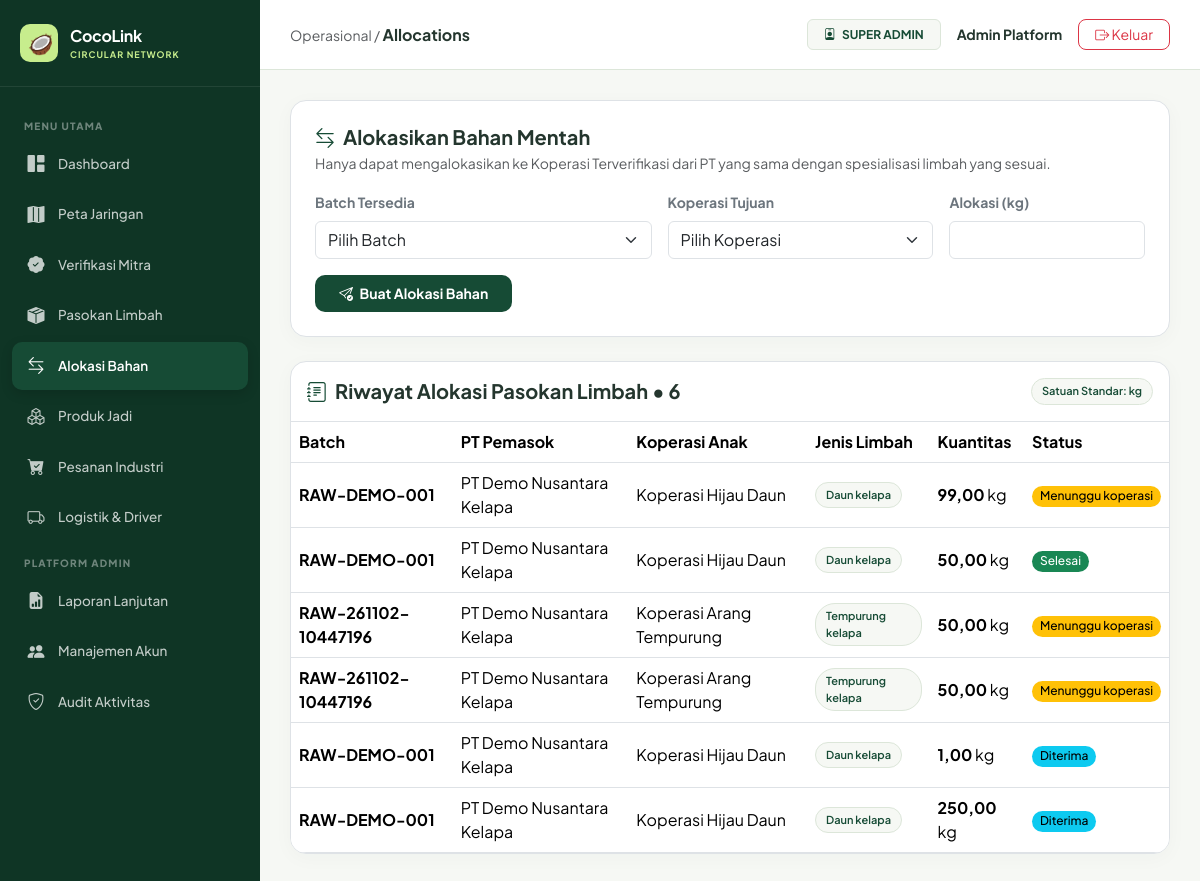
Page /index.php?page=allocations (signed in) on the committed database.
### tables this page shows
CREATE TABLE `users` (
  `id` bigint(20) UNSIGNED NOT NULL,
  `name` varchar(120) NOT NULL,
  `email` varchar(190) NOT NULL,
  `password_hash` varchar(255) NOT NULL,
  `role` enum('super_admin','induk','supplier','coop','buyer','driver') NOT NULL,
  `supplier_id` bigint(20) UNSIGNED DEFAULT NULL,
  `coop_id` bigint(20) UNSIGNED DEFAULT NULL,
  `buyer_id` bigint(20) UNSIGNED DEFAULT NULL,
  `is_active` tinyint(1) NOT NULL DEFAULT 1,
  `created_at` timestamp NOT NULL DEFAULT current_timestamp()
);

CREATE TABLE `allocations` (
  `id` bigint(20) UNSIGNED NOT NULL,
  `batch_id` bigint(20) UNSIGNED NOT NULL,
  `coop_id` bigint(20) UNSIGNED NOT NULL,
  `quantity` decimal(13,2) NOT NULL,
  `status` enum('proposed','accepted','rejected','completed') NOT NULL DEFAULT 'proposed',
  `note` text DEFAULT NULL,
  `created_by` bigint(20) UNSIGNED NOT NULL,
  `created_at` timestamp NOT NULL DEFAULT current_timestamp(),
  `updated_at` timestamp NOT NULL DEFAULT current_timestamp() ON UPDATE current_timestamp()
);

CREATE TABLE `raw_batches` (
  `id` bigint(20) UNSIGNED NOT NULL,
  `supplier_id` bigint(20) UNSIGNED NOT NULL,
  `raw_type_id` int(10) UNSIGNED NOT NULL,
  `batch_code` varchar(30) NOT NULL,
  `quantity` decimal(13,2) NOT NULL,
  `unit` varchar(12) NOT NULL DEFAULT 'kg',
  `notes` text DEFAULT NULL,
  `created_at` timestamp NOT NULL DEFAULT current_timestamp()
);

CREATE TABLE `suppliers` (
  `id` bigint(20) UNSIGNED NOT NULL,
  `legal_name` varchar(160) NOT NULL,
  `nib` varchar(30) NOT NULL,
  `province` varchar(90) NOT NULL,
  `city` varchar(90) NOT NULL,
  `address` text NOT NULL,
  `latitude` decimal(10,7) NOT NULL,
  `longitude` decimal(10,7) NOT NULL,
  `status` enum('pending','verified','rejected') NOT NULL DEFAULT 'pending',
  `verified_by` bigint(20) UNSIGNED DEFAULT NULL,
  `verified_at` datetime DEFAULT NULL,
  `created_at` timestamp NOT NULL DEFAULT current_timestamp()
);

CREATE TABLE `cooperatives` (
  `id` bigint(20) UNSIGNED NOT NULL,
  `supplier_id` bigint(20) UNSIGNED NOT NULL,
  `name` varchar(160) NOT NULL,
  `province` varchar(90) NOT NULL,
  `city` varchar(90) NOT NULL,
  `address` text NOT NULL,
  `specialty_raw_type_id` int(10) UNSIGNED NOT NULL,
  `latitude` decimal(10,7) DEFAULT NULL,
  `longitude` decimal(10,7) DEFAULT NULL,
  `status` enum('pending','verified','rejected') NOT NULL DEFAULT 'pending',
  `verified_by` bigint(20) UNSIGNED DEFAULT NULL,
  `created_at` timestamp NOT NULL DEFAULT current_timestamp()
);

CREATE TABLE `raw_types` (
  `id` int(10) UNSIGNED NOT NULL,
  `name` varchar(90) NOT NULL,
  `examples` varchar(255) NOT NULL,
  `created_at` timestamp NOT NULL DEFAULT current_timestamp()
);

### index.php (called while the page is built, shortened)
<?php
require __DIR__ . '/app/bootstrap.php';
require __DIR__ . '/app/actions.php';
require __DIR__ . '/app/views/layout.php';
$page = (string)($_GET['page'] ?? 'home');
try {
    $u = current_user();
    render_page($page, $u);
} catch (Throwable $ex) {
    try {
        if (db()->inTransaction()) {
            db()->rollBack();
        }
    } catch (Throwable $ignored) {}
    $error = $ex instanceof PDOException
        ? 'Koneksi atau operasi database gagal. Pastikan MySQL aktif di XAMPP, database cocolink sudah terimpor, dan data tidak duplikat.'
        : $ex->getMessage();
    if ($_SERVER['REQUEST_METHOD'] === 'POST') {
        $back = (string)($_GET['page'] ?? 'dashboard');
        if (!preg_match('/^[a-z_]+$/', $back)) {
            $back = 'dashboard';
        }
        flash($error, 'danger');
        redirect($back);
    }
    http_response_code(400);
?>
<!doctype html>
<html lang="id">
<head>
    <meta charset="utf-8">
    <meta name="viewport" content="width=device-width, initial-scale=1">
    <title>CoCoLink &bull; Kesalahan Sistem</title>
    <link href="https://cdn.jsdelivr.net/npm/bootstrap@5.3.2/dist/css/bootstrap.min.css" rel="stylesheet">
    <link rel="stylesheet" href="https://cdn.jsdelivr.net/npm/bootstrap-icons@1.11.2/font/bootstrap-icons.min.css">
</head>
<body style="background:#F6F8F4; padding:60px 20px;">
    <div class="container" style="max-width: 600px;">
        <div class="card shadow-sm border-danger">
            <div class="card-body p-4 text-center">
                <div class="display-4 text-danger mb-3"><i class="bi bi-exclamation-triangle-fill"></i></div>
                <h4 class="fw-bold text-dark">Tidak Dapat Membuka Halaman</h4>
                <p class="text-muted mt-3 mb-4"><?= e($error) ?></p>
                <a href="<?= e(url('dashboard')) ?>" class="btn btn-success fw-bold px-4" style="background:#164B35; border:none; border-radius:10px;">
                    <i class="bi bi-house-door-fill me-1"></i> Kembali ke Dashboard
                </a>
            </div>
        </div>
    </div>
</body>
</html>
<?php
}

### app/views/pages/allocations.php (the view, shortened to what this page needs)
<?php
function page_allocations(array $u): void {
    $manager  = is_manager($u);
    $supplier = $u['role'] === 'supplier';
    if ($manager) {
        $allocs = rows('SELECT a.*, b.batch_code, b.supplier_id, b.raw_type_id, r.name AS raw_name, c.name AS coop_name, s.legal_name
                       FROM allocations a
                       JOIN raw_batches b ON b.id=a.batch_id
                       JOIN raw_types r ON r.id=b.raw_type_id
                       JOIN cooperatives c ON c.id=a.coop_id
                       JOIN suppliers s ON s.id=b.supplier_id
                       ORDER BY a.id DESC');
    }
    if ($manager):
?>
<div class="panel p-4 bg-white border mb-4" style="border-radius:16px;">
    <h5 class="fw-bold mb-1"><i class="bi bi-arrow-left-right me-2" style="color:var(--coco-primary)"></i>Alokasikan Bahan Mentah</h5>
    <p class="helper text-muted small mb-3">Hanya dapat mengalokasikan ke Koperasi Terverifikasi dari PT yang sama dengan spesialisasi limbah yang sesuai.</p>
    <form method="post" class="row g-3">
        <div class="col-md-5">
            <label class="form-label fw-bold small text-secondary">Batch Tersedia</label>
            <select name="batch_id" id="batch" class="form-select" required onchange="filterCoops()">
                <option value="">Pilih Batch</option>
            </select>
        </div>
        <div class="col-md-4">
            <label class="form-label fw-bold small text-secondary">Koperasi Tujuan</label>
            <select name="coop_id" id="coop" class="form-select" required>
                <option value="">Pilih Koperasi</option>
            </select>
        </div>
        <div class="col-md-3">
            <?php field('Alokasi (kg)', 'quantity', 'number', '', 'required step="0.01" min="0.01"'); ?>
        </div>
        <div class="col-12 mt-3">
            <button class="btn btn-coco fw-bold px-4 py-2"><i class="bi bi-send-check me-1"></i> Buat Alokasi Bahan</button>
        </div>
    </form>
</div>
<?php endif; ?>
<div class="panel bg-white border" style="border-radius:16px; overflow:hidden;">
    <div class="p-3 border-bottom d-flex justify-content-between align-items-center">
        <h5 class="fw-bold mb-0"><i class="bi bi-journal-text me-2" style="color:var(--coco-primary)"></i>Riwayat Alokasi Pasokan Limbah &bull; <?= count($allocs) ?></h5>
        <span class="chip">Satuan Standar: kg</span>
    </div>
    <div class="table-responsive">
        <table class="table table-hover align-middle mb-0">
            <thead>
                <tr>
                    <th>Batch</th>
                    <th>PT Pemasok</th>
                    <th>Koperasi Anak</th>
                    <th>Jenis Limbah</th>
                    <th>Kuantitas</th>
                    <th>Status</th>
                </tr>
            </thead>
            <tbody>
            <?php foreach ($allocs as $a): ?>
                <tr>
                    <td class="fw-bold"><?= e($a['batch_code']) ?></td>
                    <td><?= e($a['legal_name']) ?></td>
                    <td><?= e($a['coop_name']) ?></td>
                    <td><span class="chip"><?= e($a['raw_name']) ?></span></td>
                    <td><strong><?= number($a['quantity']) ?></strong> kg</td>
                    <td><?= badge($a['status']) ?></td>
                </tr>
            <?php endforeach; ?>
            </tbody>
        </table>
    </div>
</div>
<?php } ?>

### app/views/layout.php (shortened to what this page needs)
<?php
function render_layout(string $title, string $page, array $u, callable $content): void {
?>
<!DOCTYPE html>
<html lang="id">
<head>
    <link href="https://cdn.jsdelivr.net/npm/bootstrap@5.3.2/dist/css/bootstrap.min.css" rel="stylesheet">
    <link rel="stylesheet" href="https://cdn.jsdelivr.net/npm/bootstrap-icons@1.11.2/font/bootstrap-icons.min.css">
</head>
<body>
    <div class="app-wrapper">
        <aside class="app-sidebar">
            <div class="sidebar-brand">
                <div class="logo-icon"><i class="bi bi-circle-styled">🥥</i></div>
                <div>
                    <div class="fw-bold" style="font-size: 16px; letter-spacing: -0.3px;">CocoLink</div>
                    <div style="font-size: 9px; color: var(--coco-accent); letter-spacing: 1px; font-weight: 700;">CIRCULAR NETWORK</div>
                </div>
            </div>
            <ul class="sidebar-menu">
                <li class="menu-header">Menu Utama</li>
                <li><a href="<?= e(url('dashboard')) ?>" class="<?= $page === 'dashboard' ? 'active' : '' ?>"><i class="bi bi-grid-1x2-fill"></i> Dashboard</a></li>
                <li><a href="<?= e(url('maps')) ?>" class="<?= $page === 'maps' ? 'active' : '' ?>"><i class="bi bi-map-fill"></i> Peta Jaringan</a></li>
                <?php if (is_manager($u)): ?>
                    <li><a href="<?= e(url('verification')) ?>" class="<?= $page === 'verification' ? 'active' : '' ?>"><i class="bi bi-patch-check-fill"></i> Verifikasi Mitra</a></li>
                <?php endif; ?>
                <?php if (is_manager($u) || $u['role'] === 'supplier'): ?>
                    <li><a href="<?= e(url('batches')) ?>" class="<?= $page === 'batches' ? 'active' : '' ?>"><i class="bi bi-box-seam-fill"></i> Pasokan Limbah</a></li>
                <?php endif; ?>
                <?php if (is_manager($u) || $u['role'] === 'supplier' || $u['role'] === 'coop'): ?>
                    <li><a href="<?= e(url('allocations')) ?>" class="<?= $page === 'allocations' ? 'active' : '' ?>"><i class="bi bi-arrow-left-right"></i> Alokasi Bahan</a></li>
                <?php endif; ?>
                <?php if (is_manager($u) || $u['role'] === 'coop'): ?>
                    <li><a href="<?= e(url('products')) ?>" class="<?= $page === 'products' ? 'active' : '' ?>"><i class="bi bi-boxes"></i> Produk Jadi</a></li>
                <?php endif; ?>
                <?php if (is_manager($u) || $u['role'] === 'buyer'): ?>
                    <li><a href="<?= e(url('orders')) ?>" class="<?= $page === 'orders' ? 'active' : '' ?>"><i class="bi bi-cart-check-fill"></i> Pesanan Industri</a></li>
                <?php endif; ?>
                <li><a href="<?= e(url('shipments')) ?>" class="<?= $page === 'shipments' ? 'active' : '' ?>"><i class="bi bi-truck"></i> Logistik & Driver</a></li>
                <?php if (is_manager($u)): ?>
                    <li class="menu-header">Platform Admin</li>
                    <li><a href="<?= e(url('reports')) ?>" class="<?= $page === 'reports' ? 'active' : '' ?>"><i class="bi bi-file-earmark-bar-graph-fill"></i> Laporan Lanjutan</a></li>
                    <?php if ($u['role'] === 'super_admin'): ?>
                        <li><a href="<?= e(url('accounts')) ?>" class="<?= $page === 'accounts' ? 'active' : '' ?>"><i class="bi bi-people-fill"></i> Manajemen Akun</a></li>
                        <li><a href="<?= e(url('audit')) ?>" class="<?= $page === 'audit' ? 'active' : '' ?>"><i class="bi bi-shield-check"></i> Audit Aktivitas</a></li>
                    <?php endif; ?>
                <?php endif; ?>
            </ul>
        </aside>
        <div class="app-main">
            <header class="app-header">
                <div>
                    <span class="text-muted small">Operasional / </span>
                    <span class="fw-bold text-capitalize"><?= str_replace('_', ' ', $page) ?></span>
                </div>
                <div class="d-flex align-items-center gap-3">
                    <span class="badge px-3 py-2" style="background:#F6F8F4; color:#164B35; border:1px solid #DCE6D9; font-weight:700;">
                        <i class="bi bi-person-badge me-1"></i> <?= e(str_replace('_', ' ', strtoupper($u['role']))) ?>
                    </span>
                    <div class="fw-bold" style="font-size:14px;"><?= e($u['name']) ?></div>
                    <form method="post" action="<?= e(url('logout')) ?>" style="margin:0;">
                        <button class="btn btn-sm btn-outline-danger px-3" style="border-radius:8px;"><i class="bi bi-box-arrow-right"></i> Keluar</button>
                    </form>
                </div>
            </header>
            <main class="app-content">
                <?php $content(); ?>
            </main>
        </div>
    </div>
</body>
</html>
<?php
}
?>

### app/bootstrap.php (shortened to what this page needs)
<?php
$config = require __DIR__ . '/../config/config.php';
function db(): PDO {
    global $config;
    static $pdo = null;
    if ($pdo === null) {
        $pdo = new PDO(
            'mysql:host=' . $config['db_host'] . ';port=' . $config['db_port'] . ';dbname=' . $config['db_name'] . ';charset=utf8mb4',
            $config['db_user'],
            $config['db_password'],
            [
                PDO::ATTR_ERRMODE            => PDO::ERRMODE_EXCEPTION,
                PDO::ATTR_DEFAULT_FETCH_MODE => PDO::FETCH_ASSOC,
                PDO::ATTR_EMULATE_PREPARES   => false
            ]
        );
    }
    return $pdo;
}
function sql(string $query, array $params = []): PDOStatement {
    $st = db()->prepare($query);
    $st->execute($params);
    return $st;
}
function rows(string $query, array $params = []): array {
    return sql($query, $params)->fetchAll();
}
function one(string $query, array $params = []): ?array {
    $r = sql($query, $params)->fetch();
    return $r ?: null;
}
function e(mixed $v): string {
    return htmlspecialchars((string)($v ?? ''), ENT_QUOTES | ENT_SUBSTITUTE, 'UTF-8');
}
function app_base(): string {
    $dir = str_replace('\\', '/', dirname($_SERVER['SCRIPT_NAME'] ?? '/index.php'));
    return ($dir === '/' || $dir === '.') ? '' : rtrim($dir, '/');
}
function url(string $page = 'dashboard', array $args = []): string {
    return app_base() . '/index.php?' . http_build_query(array_merge(['page' => $page], $args));
}
function number(mixed $n, int $dec = 2): string {
    return number_format((float)$n, $dec, ',', '.');
}
function current_user(): ?array {
    $u = one('SELECT * FROM users WHERE id=?', [(int)$_SESSION['uid']]);
    return $u;
}
function is_manager(?array $u = null): bool {
    $u ??= current_user();
    return $u && in_array($u['role'], ['super_admin', 'induk'], true);
}
function status_text(string $status): string {
    return [
        'pending'          => 'Menunggu verifikasi',
        'verified'         => 'Terverifikasi',
        'rejected'         => 'Ditolak',
        'proposed'         => 'Menunggu koperasi',
        'accepted'         => 'Diterima',
        'completed'        => 'Selesai',
        'requested'        => 'Diajukan',
        'approved'         => 'Disetujui',
        'assigned'         => 'Driver ditugaskan',
        'in_transit'       => 'Dalam perjalanan',
        'pickup_pending'   => 'Pickup perlu disetujui',
        'pickup_requested' => 'Pengajuan pickup',
        'pickup_rejected'  => 'Pickup ditolak',
        'picked_up'        => 'Pickup disetujui',
        'delivered'        => 'Terkirim',
        'location'         => 'Lokasi diperbarui'
    ][$status] ?? ucwords(str_replace('_', ' ', $status));
}
function badge(string $status): string {
    $color = match ($status) {
        'completed', 'verified', 'delivered' => 'success',
        'rejected'                            => 'danger',
        'accepted', 'approved'               => 'info',
        'in_transit', 'picked_up'            => 'primary',
        default                              => 'warning'
    };
    return '<span class="badge rounded-pill text-bg-' . $color . ' fw-medium">' . e(status_text($status)) . '</span>';
}
function field(string $label, string $name, string $type = 'text', string $value = '', string $attributes = 'required'): void {
?>
    <label class="form-label fw-bold small text-secondary" for="<?= e($name) ?>"><?= e($label) ?></label>
    <input type="<?= e($type) ?>" class="form-control" id="<?= e($name) ?>" name="<?= e($name) ?>" value="<?= e($value) ?>" <?= $attributes ?>>
<?php
}
?>

### rows in the picture
users: role "SUPER ADMIN", name "Admin Platform"
allocations: batch.batch_code "RAW-DEMO-001", suppliers.legal_name "PT Demo Nusantara Kelapa", coop.name "Koperasi Hijau Daun", raw_types.name "Daun kelapa", quantity "99,00", status "Menunggu koperasi"
allocations: batch.batch_code "RAW-DEMO-001", suppliers.legal_name "PT Demo Nusantara Kelapa", coop.name "Koperasi Hijau Daun", raw_types.name "Daun kelapa", quantity "50,00", status "Selesai"
allocations: batch.batch_code "RAW-261102-10447196", suppliers.legal_name "PT Demo Nusantara Kelapa", coop.name "Koperasi Arang Tempurung", raw_types.name "Tempurung kelapa", quantity "50,00", status "Menunggu koperasi"
allocations: batch.batch_code "RAW-261102-10447196", suppliers.legal_name "PT Demo Nusantara Kelapa", coop.name "Koperasi Arang Tempurung", raw_types.name "Tempurung kelapa", quantity "50,00", status "Menunggu koperasi"
allocations: batch.batch_code "RAW-DEMO-001", suppliers.legal_name "PT Demo Nusantara Kelapa", coop.name "Koperasi Hijau Daun", raw_types.name "Daun kelapa", quantity "1,00", status "Diterima"
allocations: batch.batch_code "RAW-DEMO-001", suppliers.legal_name "PT Demo Nusantara Kelapa", coop.name "Koperasi Hijau Daun", raw_types.name "Daun kelapa", quantity "250,00", status "Diterima"

### other values in the picture
str_replace('_', ' ', $page) "Allocations"
$label "Alokasi (kg)"
count($allocs) "6"
